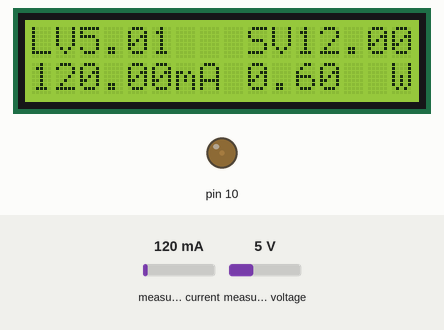
Simulated run of this sketch. Board: Arduino Uno, built with avr-gcc and run on an emulated ATmega328P. Shown: 16×2 character LCD, output pins drawn as LEDs (lit = HIGH). Inputs (shaded band) come from the test bench; at power-on: measured current 120 mA, measured voltage 5 V.

Above: at 1.2 s.
1.3 s: measured current set to 1000 mA
At 3.2 s:
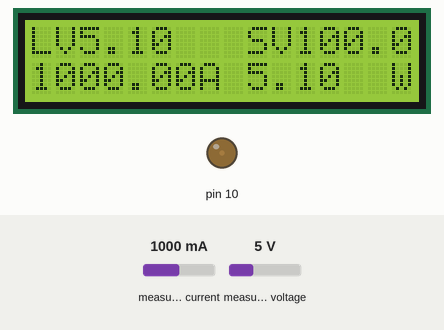
3.5 s: measured voltage set to 0.3 V
At 5.3 s:
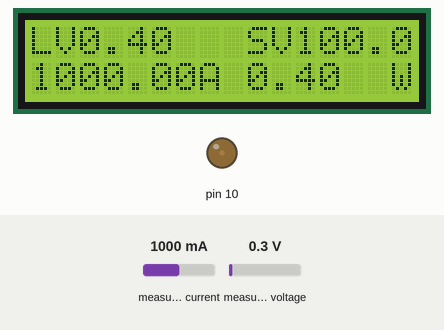
5.6 s: measured current set to 40 mA
At 6.5 s:
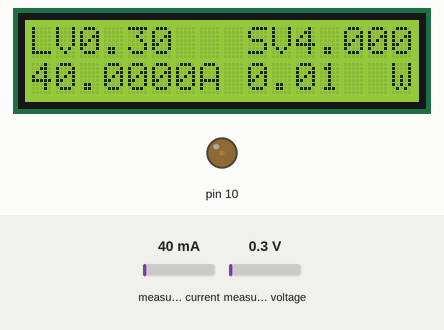
7.6 s: measured voltage set to 3.8 V
At 8.7 s:
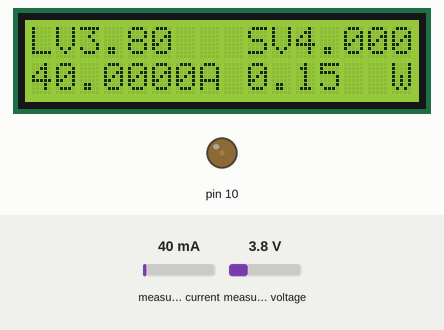
Timing chart, 0 to 10.6 s (numbered marks = the images above; inputs shaded):
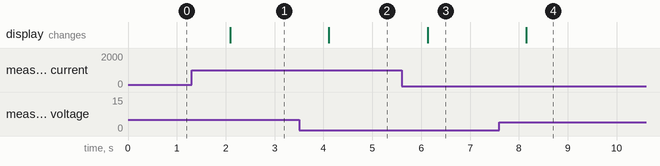

Measured:
- after the input at 1.3 s, the display: changes after 0.79 s (image 1)
- after the input at 3.5 s, the display: changes after 0.61 s (image 2)
- after the input at 5.6 s, the display: changes after 0.53 s (image 3)
- after the input at 7.6 s, the display: changes after 0.55 s (image 4)

The sketch:

Arduino_16x2LCD_INA219.ino
```cpp
//Arduino_16x2LCD_INA219

// trinket pro + ina219 + lcd 16x2
//test current with multimeter

#include <Wire.h>
#include <Adafruit_INA219.h>
#include <LiquidCrystal.h>
Adafruit_INA219 ina219;


LiquidCrystal lcd(12, 11, 6, 5, 4, 3);

void setup(void)
{
  lcd.begin(16,2);
  lcd.setCursor(0,0);
  lcd.print("LV");
  lcd.setCursor(9,0);
  lcd.print("SV");
  lcd.setCursor(6,1);
  lcd.print("mA");
  lcd.setCursor(15,1);
  lcd.print("W");
  uint32_t currentFrequency;

  ina219.begin();
  analogWrite(10, 20); //This repalces the need for a potentiometer!
  //connect pin 10 of the trinket to pin 3 of the LCD
}

void loop(void)
{

  float shuntvoltage = 0;
  float busvoltage = 0;
  float current_mA = 0;
  float loadvoltage = 0;

  shuntvoltage = ina219.getShuntVoltage_mV();
  busvoltage = ina219.getBusVoltage_V();
  current_mA = ina219.getCurrent_mA();
  loadvoltage = busvoltage + (shuntvoltage / 1000);


  lcd.setCursor(2,0);
  lcd.print(loadvoltage);
  lcd.setCursor(11,0);
  lcd.print(shuntvoltage);
  lcd.setCursor(0,1);
  lcd.print(current_mA);
  lcd.setCursor(9,1);
  lcd.print((current_mA*loadvoltage)/1000);

  delay(1000);
}
```
